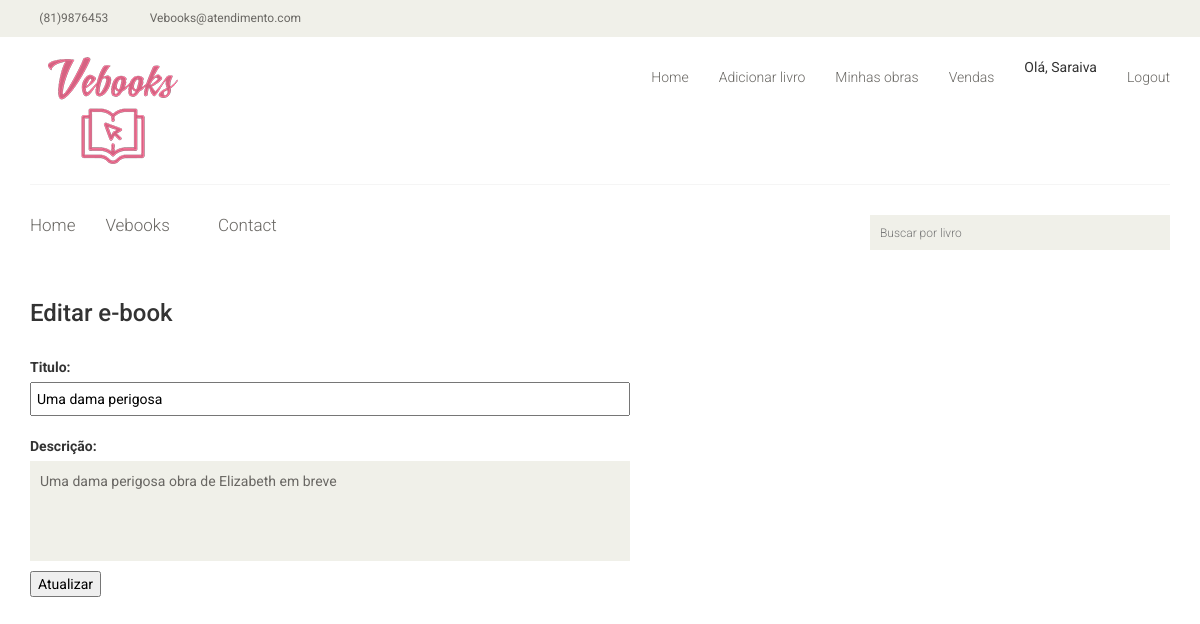
Screenshot of /livros/atualizarLivro/2 (signed in) with the database file from the repository.
### tables this page shows
CREATE TABLE `livros` (
  `id` int NOT NULL,
  `titulo` varchar(120) NOT NULL,
  `descricao` varchar(250) NOT NULL,
  `preco` float NOT NULL,
  `imagem` varchar(130) NOT NULL,
  `autor` int NOT NULL,
  `categoria` int NOT NULL,
  `slug` varchar(500) NOT NULL,
  `ativo` char(1) NOT NULL
);

### App/core/Controller.php (called while the page is built, shortened)
<?php
class Controller {
    public function model($model) {
        return new $model;
    }
    public function view($view, $data = []) {
        require_once '../App/views/template.php';
    }
}

### App/controllers/livros.php (called while the page is built, shortened)
<?php
class Livros extends Controller{
	public function atualizarLivro($id){
		$mensagem = array();
		$livrosDao = $this->model('LivrosDao');
		$dados = $livrosDao->findId($id);
        $this->view('livros/atualizar', $dados = ['mensagem' => $mensagem, 'registros' => $dados]);
	}
}

### App/core/App.php (called while the page is built, shortened)
<?php
class App {
    protected $method = 'index';
    public function __construct(){
       ($url = $this->parseURL());
        if(file_exists('../App/controllers/'.$url[1]. '.php')):
            unset($url[1]);
        endif;
        $this->controller = new $this->controller;
        if(isset($url[2])):
            if(method_exists($this->controller, $url[2])):
                $this->method = $url[2];
                unset($url[2]);
                unset($url[0]);
            endif;
        endif;
    $this->params = $url ? array_values($url): [];
    call_user_func_array([$this->controller,$this->method], $this->params);
    }
    public function parseURL(){
        return explode('/',filter_var ($_SERVER['SERVER_NAME'].$_SERVER['REQUEST_URI'],FILTER_SANITIZE_URL));
    }
}

### public/index.php (called while the page is built, shortened)
<?php
$app = new \App\Core\App();

### App/core/Model.php (called while the page is built, shortened)
<?php
class Model {
    private static $instance;
    public static function getConn() {
        if(!isset(self::$instance)):
            self::$instance = new \PDO ('mysql:host=localhost;dbname=vebooksNew;charset=utf8','root','12345');
        endif;
        return self::$instance;
    }
}

### App/models/LivrosDao.php (called while the page is built, shortened)
<?php
class LivrosDao extends Model{
     public function findId($id){
          $sql = "SELECT * FROM livros WHERE id = ?";
          $stmt = self::getConn()->prepare($sql);
          $stmt->bindValue(1, $id);
          $stmt->execute();
          if($stmt->rowCount() > 0):
             $resultado = $stmt->fetch(\PDO::FETCH_ASSOC);
             return $resultado;
          else:
             return [];
          endif;
     }
}

### App/views/livros/atualizar.php (the view, shortened to what this page needs)
<link href="<?php echo URL_BASE; ?>css/editarLivro.css" rel="stylesheet">
<div class="container">
	<h3>Editar e-book</h3>
	<form action="/livros/atualizarLivro/<?php echo $data['registros']['id']; ?>" method="POST">
		<label>Titulo: </label><br>
		<input type="text" id="titulo" name="titulo" value="<?php echo $data['registros']['titulo']; ?>" name="titulo"><br>
		<label>Descrição: </label><br>
		<textarea class="texto" name="texto"><?php echo $data['registros']['descricao']; ?></textarea><br>
		<input type="submit" name="atualizar" id="atualizar" value="Atualizar" name="">
	</form>
</div>

### public/css/main.css (style rules this page uses)
body { font-family: 'Roboto', sans-serif; background:; position: relative; font-weight:400px; }
h1, h2, h3, h4, h5, h6 { font-family: 'Roboto', sans-serif; }
.user_info input, select, textarea { background: #F0F0E9; border:0; color: #696763; padding: 5px; width: 100%; border-radius: 0; resize: none }

### public/css/editarLivro.css (style rules this page uses)
label { margin-top: 20px; }
.texto { width: 600px; height: 100px; padding: 10px; }
input#titulo { padding: 5px; width: 600px; }
input#atualizar { margin-top: 10px; }

### rows the page displays
livros: titulo "Uma dama perigosa", texto "Uma dama perigosa obra de Elizabeth em breve"

### other values shown
$_SESSION['userNome'] "Saraiva"
